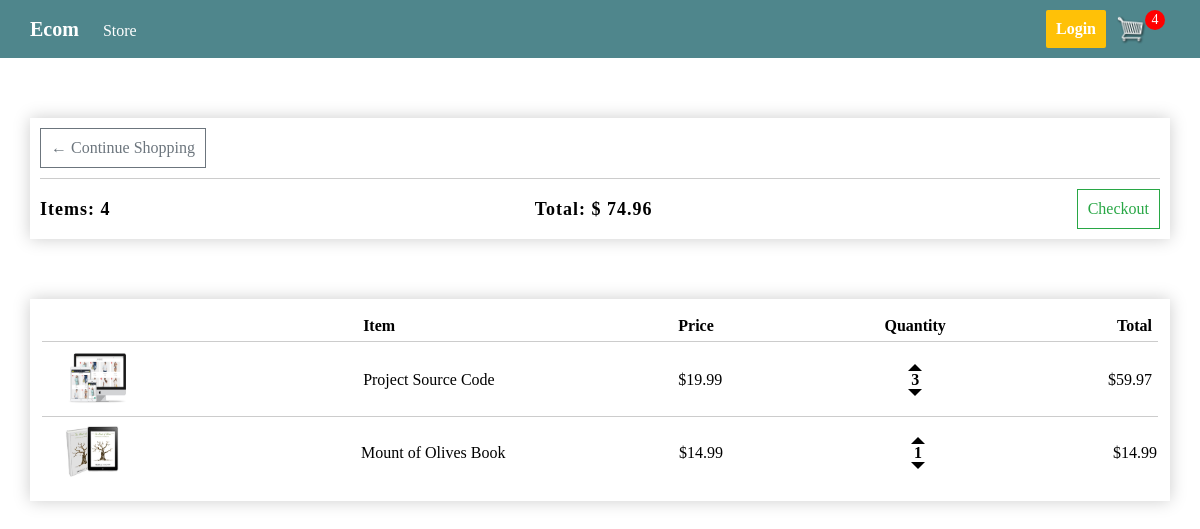
The app's page /cart/ (signed in) with its own data.
### store/models.py (models this page shows, shortened)
class OrderItem(models.Model):
    product     = models.ForeignKey(Product, on_delete=models.SET_NULL, null=True)
    order       = models.ForeignKey(Order, on_delete=models.CASCADE, related_name='items')
    quantity    = models.PositiveSmallIntegerField(default=0)
    date_added  = models.DateTimeField(auto_now_add=True)
    @property
    def name(self):
        return self.product.name
    @property
    def price(self):
        return float(f'{self.product.price:.2f}')
    @property
    def image(self):
        return self.product.image
    @property
    def total(self):
        return float(f'{self.quantity * self.product.price:.2f}')

class Product(models.Model):
    name = models.CharField(max_length=200)
    price = models.FloatField()
    digital = models.BooleanField(default=False, null=True, blank=True)
    image   = models.ImageField(upload_to='products_imgs', null=True, blank=True)

### store/views.py (the view)
# urls.py: path('cart/', views.cart, name='cart'),
def cart(request):
    context = {}
    if request.user.is_authenticated:
        order = Order.get_opened_order(request.user.customer)
        context = {
            'items': order.get_items(),
            'cart_total': order.total,
        }
    else:
        context = {
            'items': [],
            'cart_total': 0,
        }
    return render(request, 'store/cart.html', context)

### store/context_processors.py (called while the page is built)
def cart_info(request):
    if request.user.is_authenticated:
        order = Order.get_opened_order(request.user.customer)
        return {
            'cart_items': order.number_of_items,
            'shipping': order.shipping
            }
    return {
        'cart_items': 0,
        'shipping': False
        }

### store/models.py (called while the page is built)
    def get_items(self):
        return self.items.all()

    @classmethod
    def get_opened_order(cls, customer):
        order, _ = cls.objects.get_or_create(customer=customer, complete=False)
        return order

    @property
    def number_of_items(self):
        return sum(self.items.values_list('quantity', flat=True))

    @property
    def total(self):
        sum = 0
        for item in self.items.all():
            sum += item.total
        return float(f'{sum:.2f}')

    @property
    def shipping(self):
        return self.items.filter(product__digital=False).exists()

### store/templates/store/cart.html
{% extends 'store/main.html' %}
{% load static %}
{%block content%}
    <section class="cart">
        <header class="box-element">
            <a href="{%url 'store:store'%}" class="btn gray-btn">&#x2190 Continue Shopping</a>
            <hr class="separator">
            <div>
                <p class="special-text">Items: <span class="cart-items">{{cart_items}}</span>
                </p>
                <p class="special-text">Total: $<span class="total-price">
                    {{cart_total|floatformat:2}}</span>
                </p>
                <a href="{%url 'store:checkout' %}" class="btn green-btn">Checkout</a>
            </div>
        </header>
        <table class="box-element items-table">
            <thead>
                <tr>
                    <th></th>
                    <th>Item</th>
                    <th>Price</th>
                    <th>Quantity</th>
                    <th>Total</th>
                </tr>
            </thead>
            <tbody>
                {% for item in items %}
                <tr id="{{item.product.id}}">
                    <td>
                        <img src="{% static item.image %}" alt="Product image" class="row-img">
                    </td>
                    <td>{{item.name}}</td>
                    <td>${{item.price|floatformat:2}}</td>
                    <td class="quantity-column">
                        <span data-product="{{item.product.id}}" data-action="add" class="up-arrow update-cart"></span>
                        <span class="quantity">{{item.quantity}}</span>
                        <span data-product="{{item.product.id}}" data-action="remove" class="down-arrow update-cart"></span>
                    </td>
                    <td>
                        $<span class="item-total">{{item.total|floatformat:2}}</span>
                    </td>
                </tr>
                {% endfor %}
            </tbody>
        </table>
    </section>
{%endblock content%}

### static/css/main.css (style rules this page uses)
:root { --nav-color: #4f868c; --yellow: #ffc107; --green: #28a745; --gray: #6c757d; --gray-dark: #343a40; --gray-shadow: hsl(0, 0%, 80%); }
.btn { padding: 10px; border: 1px solid; text-decoration: none; background-color: white; font-size: 1rem; display: inline-block; cursor: pointer; }
.green-btn { color: var(--green); }
.gray-btn { color: var(--gray); }
.box-element { margin-bottom: 60px; background-color: white; box-shadow: 0 0 16px var(--gray-shadow); }
hr.separator { height: 1px; margin: 10px 0; background-color: var(--gray-shadow); border: none; }
.special-text { font-size: 18px; font-weight: bold; letter-spacing: 1px; }
* { margin: 0; box-sizing: border-box; }
.cart { padding-top: 60px; }
.cart header { padding: 10px; }
.cart header>div { display: flex; justify-content: space-between; align-items: center; }
.items-table { width: 100%; padding: 10px; }
.items-table th:not(:nth-last-child(2)) { text-align: left; }
.items-table tr :last-child { text-align: right; }
.items-table tr { display: flex; align-items: center; padding: 5px 0; }
.items-table thead tr, .items-table tr:not(:last-child) { border-bottom: 1px solid var(--gray-shadow); padding: 5px; }
.items-table tr :nth-child(-n + 2) { flex: 2 2; }
.items-table tr :nth-child(n + 3) { flex: 1; }
.row-img { width: 100px; }
.items-table td:nth-last-child(2) { display: flex; flex-direction: column; align-items: center; font-weight: bold; }
.items-table td:nth-last-child(2) .up-arrow { border: 7px solid; border-color: transparent transparent black; }
.items-table td:nth-last-child(2) .down-arrow { border: 7px solid; border-color: black transparent transparent; }

### records on screen
OrderItem: product.image (picture), name "Project Source Code", price "19.99", quantity "3", total "59.97"
OrderItem: product.image (picture), name "Mount of Olives Book", price "14.99", quantity "1", total "14.99"

### other values on screen
{{ cart_items }} "4"
{{ cart_total|floatformat:2 }} "74.96"
